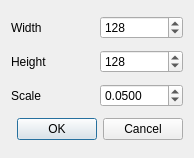
<?xml version="1.0" encoding="UTF-8"?>
<ui version="4.0">
 <class>guiRegion</class>
 <widget class="QDialog" name="guiRegion">
  <property name="geometry">
   <rect>
    <x>0</x>
    <y>0</y>
    <width>194</width>
    <height>158</height>
   </rect>
  </property>
  <property name="windowTitle">
   <string>New Region</string>
  </property>
  <layout class="QGridLayout" name="gridLayout">
   <item row="0" column="0">
    <widget class="QLabel" name="label">
     <property name="text">
      <string>Width</string>
     </property>
    </widget>
   </item>
   <item row="0" column="1">
    <widget class="QSpinBox" name="spinWidth">
     <property name="minimum">
      <number>16</number>
     </property>
     <property name="maximum">
      <number>1024</number>
     </property>
     <property name="value">
      <number>128</number>
     </property>
    </widget>
   </item>
   <item row="1" column="0">
    <widget class="QLabel" name="label_2">
     <property name="text">
      <string>Height</string>
     </property>
    </widget>
   </item>
   <item row="1" column="1">
    <widget class="QSpinBox" name="spinHeight">
     <property name="minimum">
      <number>16</number>
     </property>
     <property name="maximum">
      <number>1024</number>
     </property>
     <property name="value">
      <number>128</number>
     </property>
    </widget>
   </item>
   <item row="2" column="0">
    <widget class="QLabel" name="label_3">
     <property name="text">
      <string>Scale</string>
     </property>
    </widget>
   </item>
   <item row="2" column="1">
    <widget class="QDoubleSpinBox" name="spinScale">
     <property name="decimals">
      <number>4</number>
     </property>
     <property name="value">
      <double>0.050000000000000</double>
     </property>
    </widget>
   </item>
   <item row="3" column="0" colspan="2">
    <widget class="QDialogButtonBox" name="buttonBox">
     <property name="orientation">
      <enum>Qt::Horizontal</enum>
     </property>
     <property name="standardButtons">
      <set>QDialogButtonBox::Cancel|QDialogButtonBox::Ok</set>
     </property>
    </widget>
   </item>
  </layout>
 </widget>
 <resources/>
 <connections>
  <connection>
   <sender>buttonBox</sender>
   <signal>accepted()</signal>
   <receiver>guiRegion</receiver>
   <slot>accept()</slot>
   <hints>
    <hint type="sourcelabel">
     <x>248</x>
     <y>254</y>
    </hint>
    <hint type="destinationlabel">
     <x>157</x>
     <y>274</y>
    </hint>
   </hints>
  </connection>
  <connection>
   <sender>buttonBox</sender>
   <signal>rejected()</signal>
   <receiver>guiRegion</receiver>
   <slot>reject()</slot>
   <hints>
    <hint type="sourcelabel">
     <x>316</x>
     <y>260</y>
    </hint>
    <hint type="destinationlabel">
     <x>286</x>
     <y>274</y>
    </hint>
   </hints>
  </connection>
 </connections>
</ui>
